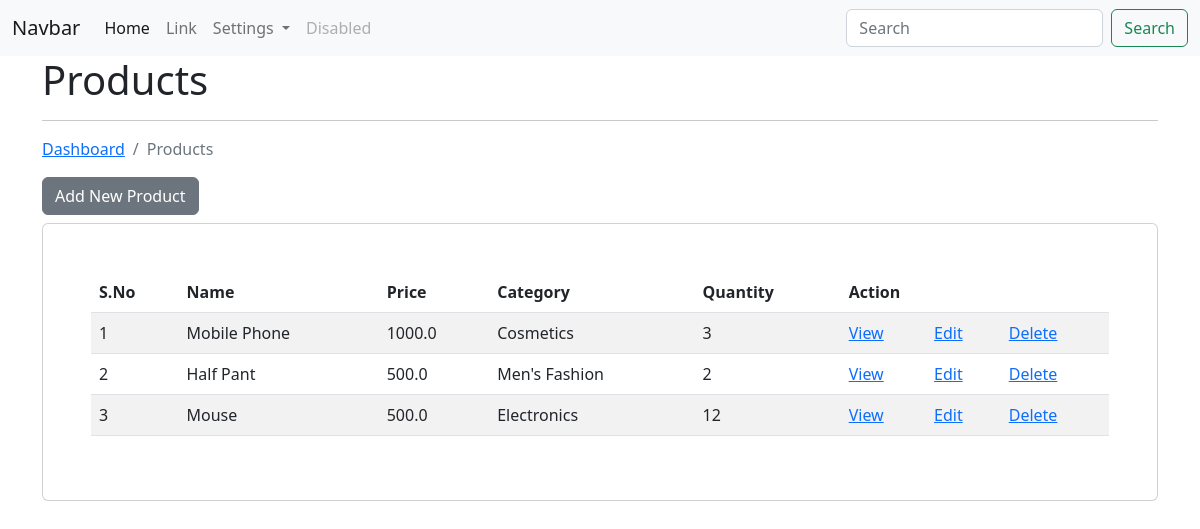
/ecom/products/ (signed in), run on the app's committed database.
### app_ecom/models.py (models this page shows, shortened)
class Product(models.Model):
    title = models.CharField(max_length=200)
    desc = models.CharField(max_length=200)
    category = models.ForeignKey(Category, on_delete=models.CASCADE)
    price = models.FloatField()
    image = models.FileField(null=True, blank=True)
    quantity = models.IntegerField()
    discount = models.FloatField()
    cod = models.CharField(max_length=100)
    user = models.ForeignKey(User, on_delete=models.CASCADE)
    class Meta:
        db_table = 'app_products'

class Category(models.Model):
    category_name = models.CharField(max_length=200)
    def __str__(self):
        return self.category_name
    class Meta:
        db_table = 'app_categories'

### app_ecom/views.py (the view)
# urls.py: path('products/', views.product_index, name='list-product'),
@login_required(login_url='/authentication/login/')
def product_index(request):
    products = Product.objects.filter(user=request.user)
    context = {"data": products}
    return render(request, 'products/product_index.html', context)

### templates/products/product_index.html (shortened to what this page needs)
{% extends "layouts/master.html" %}
{% block content %}
    <div class="container">
        <h1>Products</h1>
        <hr>
        <nav aria-label="breadcrumb">
            <ol class="breadcrumb">
              <li class="breadcrumb-item"><a href="{% url 'dashboard' %}">Dashboard</a></li>
              <li class="breadcrumb-item active">Products</li>
            </ol>
        </nav>
        <a href="{% url 'add-product' %}" class="btn btn-secondary mb-2">Add New Product</a>
        <div class="card p-5">
            <table class="table table-striped table-hover">
                <thead>
                    <tr>
                        <th>S.No</th>
                        <th>Name</th>
                        <th>Price</th>
                        <th>Category</th>
                        <th>Quantity</th>
                        <th colspan="3">Action</th>
                    </tr>
                </thead>
                <tbody>
                    {% for val in data %}
                    <tr>
                        <td>{{ forloop.counter }}</td>
                        <td>{{ val.title }}</td>
                        <td>{{ val.price }}</td>
                        <td>{{ val.category }}</td>
                        <td>{{ val.quantity }}</td>
                        <td><a href="{% url 'view-product' val.id %}">View</a></td>
                        <td><a href="{% url 'edit-product' val.id %}">Edit</a></td>
                        <td><a href="{% url 'delete-product' val.id %}">Delete</a></td>
                    </tr>
                    {% endfor %}
                </tbody>
            </table>
        </div>
    </div>
{% endblock content %}

### data on the page
Product: title "Mobile Phone", price "1000.0", category "Cosmetics", quantity "3"
Product: title "Half Pant", price "500.0", category "Men's Fashion", quantity "2"
Product: title "Mouse", price "500.0", category "Electronics", quantity "12"
